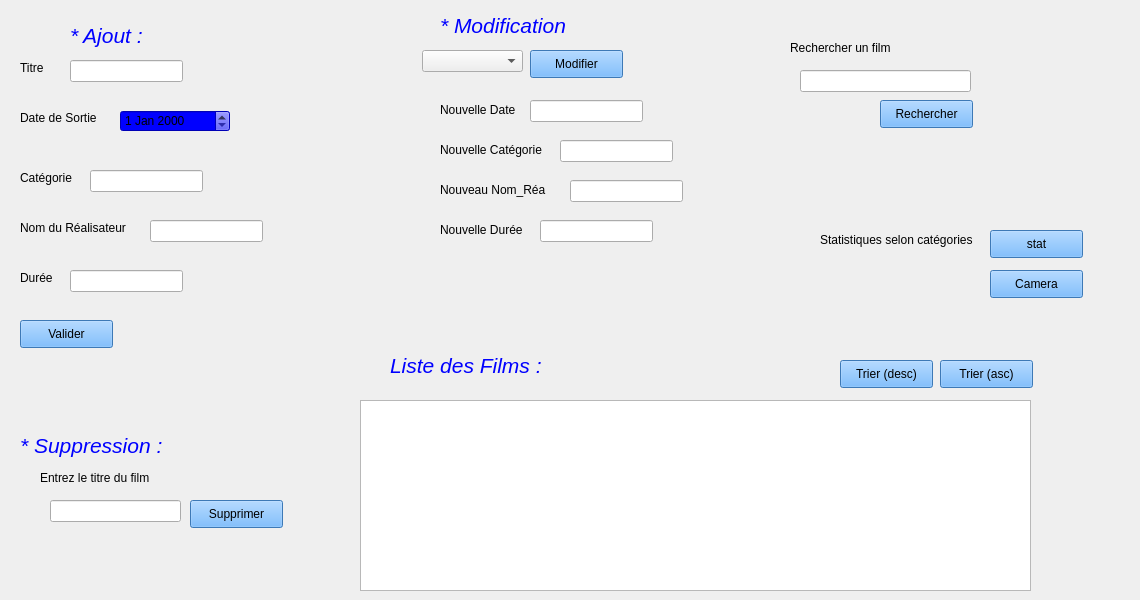
    <widget class="QWidget" name="Films">
     <attribute name="title">
      <string>Films</string>
     </attribute>
     <widget class="QLineEdit" name="lineEditDuree">
      <property name="geometry">
       <rect>
        <x>70</x>
        <y>270</y>
        <width>113</width>
        <height>22</height>
       </rect>
      </property>
      <property name="text">
       <string/>
      </property>
     </widget>
     <widget class="QLineEdit" name="lineEditTitre">
      <property name="geometry">
       <rect>
        <x>70</x>
        <y>60</y>
        <width>113</width>
        <height>22</height>
       </rect>
      </property>
     </widget>
     <widget class="QLabel" name="Titre">
      <property name="geometry">
       <rect>
        <x>20</x>
        <y>60</y>
        <width>56</width>
        <height>16</height>
       </rect>
      </property>
      <property name="styleSheet">
       <string notr="true">color: rgb(0, 0, 0);</string>
      </property>
      <property name="text">
       <string>Titre</string>
      </property>
     </widget>
     <widget class="QLabel" name="Nom_Ra">
      <property name="geometry">
       <rect>
        <x>20</x>
        <y>220</y>
        <width>121</width>
        <height>16</height>
       </rect>
      </property>
      <property name="text">
       <string>Nom du Réalisateur</string>
      </property>
     </widget>
     <widget class="QLabel" name="Duree">
      <property name="geometry">
       <rect>
        <x>20</x>
        <y>270</y>
        <width>56</width>
        <height>16</height>
       </rect>
      </property>
      <property name="text">
       <string>Durée</string>
      </property>
     </widget>
     <widget class="QLabel" name="Catg">
      <property name="geometry">
       <rect>
        <x>20</x>
        <y>170</y>
        <width>56</width>
        <height>16</height>
       </rect>
      </property>
      <property name="text">
       <string>Catégorie</string>
      </property>
     </widget>
     <widget class="QLabel" name="DateF">
      <property name="geometry">
       <rect>
        <x>20</x>
        <y>110</y>
        <width>91</width>
        <height>16</height>
       </rect>
      </property>
      <property name="text">
       <string>Date de Sortie</string>
      </property>
     </widget>
     <widget class="QPushButton" name="pushButtonValidFilm">
      <property name="geometry">
       <rect>
        <x>20</x>
        <y>320</y>
        <width>93</width>
        <height>28</height>
       </rect>
      </property>
      <property name="styleSheet">
       <string notr="true">background-color: rgb(85, 170, 255);
color: rgb(0, 0, 0);</string>
      </property>
      <property name="text">
       <string>Valider</string>
      </property>
     </widget>
     <widget class="QLabel" name="RechF">
      <property name="geometry">
       <rect>
        <x>790</x>
        <y>40</y>
        <width>191</width>
        <height>16</height>
       </rect>
      </property>
      <property name="text">
       <string>Rechercher un film</string>
      </property>
     </widget>
     <widget class="QPushButton" name="pushButtonModifFilm">
      <property name="geometry">
       <rect>
        <x>530</x>
        <y>50</y>
        <width>93</width>
        <height>28</height>
       </rect>
      </property>
      <property name="styleSheet">
       <string notr="true">background-color: rgb(85, 170, 255);
color: rgb(0, 0, 0);</string>
      </property>
      <property name="text">
       <string>Modifier</string>
      </property>
     </widget>
     <widget class="QPushButton" name="pushButtonSuppFilm">
      <property name="geometry">
       <rect>
        <x>190</x>
        <y>500</y>
        <width>93</width>
        <height>28</height>
       </rect>
      </property>
      <property name="styleSheet">
       <string notr="true">background-color: rgb(85, 170, 255);
color: rgb(0, 0, 0);</string>
      </property>
      <property name="text">
       <string>Supprimer</string>
      </property>
     </widget>
     <widget class="QLineEdit" name="lineEditRechFilm">
      <property name="geometry">
       <rect>
        <x>800</x>
        <y>70</y>
        <width>171</width>
        <height>22</height>
       </rect>
      </property>
     </widget>
     <widget class="QLineEdit" name="lineEditNomRea">
      <property name="geometry">
       <rect>
        <x>150</x>
        <y>220</y>
        <width>113</width>
        <height>22</height>
       </rect>
      </property>
     </widget>
     <widget class="QLineEdit" name="lineEditCatAjout">
      <property name="geometry">
       <rect>
        <x>90</x>
        <y>170</y>
        <width>113</width>
        <height>22</height>
       </rect>
      </property>
     </widget>
     <widget class="QTableView" name="tableView">
      <property name="geometry">
       <rect>
        <x>360</x>
        <y>400</y>
        <width>671</width>
        <height>191</height>
       </rect>
      </property>
     </widget>
     <widget class="QLabel" name="ListeF">
      <property name="geometry">
       <rect>
        <x>390</x>
        <y>350</y>
        <width>201</width>
        <height>31</height>
       </rect>
      </property>
      <property name="font">
       <font>
        <family>Arial</family>
        <pointsize>16</pointsize>
        <italic>true</italic>
       </font>
      </property>
      <property name="styleSheet">
       <string notr="true">color: rgb(0, 0, 255);</string>
      </property>
      <property name="text">
       <string>Liste des Films :</string>
      </property>
     </widget>
     <widget class="QLineEdit" name="lineEditSuppFilm">
      <property name="geometry">
       <rect>
        <x>50</x>
        <y>500</y>
        <width>131</width>
        <height>22</height>
       </rect>
      </property>
     </widget>
     <widget class="QLabel" name="SuppFilm">
      <property name="geometry">
       <rect>
        <x>20</x>
        <y>430</y>
        <width>191</width>
        <height>31</height>
       </rect>
      </property>
      <property name="font">
       <font>
        <family>Arial</family>
        <pointsize>16</pointsize>
        <italic>true</italic>
       </font>
      </property>
      <property name="styleSheet">
       <string notr="true">color: rgb(0, 0, 255);</string>
      </property>
      <property name="text">
       <string>* Suppression :</string>
      </property>
     </widget>
     <widget class="QComboBox" name="comboBox_ModifFilm">
      <property name="geometry">
       <rect>
        <x>422</x>
        <y>50</y>
        <width>101</width>
        <height>22</height>
       </rect>
      </property>
     </widget>
     <widget class="QLabel" name="ModifF">
      <property name="geometry">
       <rect>
        <x>440</x>
        <y>15</y>
        <width>171</width>
        <height>21</height>
       </rect>
      </property>
      <property name="font">
       <font>
        <family>Arial</family>
        <pointsize>16</pointsize>
        <italic>true</italic>
       </font>
      </property>
      <property name="styleSheet">
       <string notr="true">color: rgb(255, 255, 0);
color: rgb(0, 0, 255);</string>
      </property>
      <property name="text">
       <string>* Modification</string>
      </property>
     </widget>
     <widget class="QLineEdit" name="lineEditNvDateF">
      <property name="geometry">
       <rect>
        <x>530</x>
        <y>100</y>
        <width>113</width>
        <height>22</height>
       </rect>
      </property>
     </widget>
     <widget class="QLineEdit" name="lineEditNvCat">
      <property name="geometry">
       <rect>
        <x>560</x>
        <y>140</y>
        <width>113</width>
        <height>22</height>
       </rect>
      </property>
     </widget>
     <widget class="QLineEdit" name="lineEditNvNomRea">
      <property name="geometry">
       <rect>
        <x>570</x>
        <y>180</y>
        <width>113</width>
        <height>22</height>
       </rect>
      </property>
     </widget>
     <widget class="QLabel" name="NvDate">
      <property name="geometry">
       <rect>
        <x>440</x>
        <y>100</y>
        <width>81</width>
        <height>20</height>
       </rect>
      </property>
      <property name="text">
       <string>Nouvelle Date</string>
      </property>
     </widget>
     <widget class="QLabel" name="NvCat">
      <property name="geometry">
       <rect>
        <x>440</x>
        <y>140</y>
        <width>111</width>
        <height>20</height>
       </rect>
      </property>
      <property name="text">
       <string>Nouvelle Catégorie</string>
      </property>
     </widget>
     <widget class="QLabel" name="NvNomRea">
      <property name="geometry">
       <rect>
        <x>440</x>
        <y>180</y>
        <width>111</width>
        <height>20</height>
       </rect>
      </property>
      <property name="text">
       <string>Nouveau Nom_Réa</string>
      </property>
     </widget>
     <widget class="QLineEdit" name="lineEditNvDuree">
      <property name="geometry">
       <rect>
        <x>540</x>
        <y>220</y>
        <width>113</width>
        <height>22</height>
       </rect>
      </property>
     </widget>
     <widget class="QLabel" name="NvDuree">
      <property name="geometry">
       <rect>
        <x>440</x>
        <y>220</y>
        <width>91</width>
        <height>20</height>
       </rect>
      </property>
      <property name="text">
       <string>Nouvelle Durée</string>
      </property>
     </widget>
     <widget class="QPushButton" name="pushButtonRechFilm">
      <property name="geometry">
       <rect>
        <x>880</x>
        <y>100</y>
        <width>93</width>
        <height>28</height>
       </rect>
      </property>
      <property name="styleSheet">
       <string notr="true">background-color: rgb(85, 170, 255);
color: rgb(0, 0, 0);</string>
      </property>
      <property name="text">
       <string>Rechercher</string>
      </property>
     </widget>
     <widget class="QPushButton" name="pushButtonTriAscFilm">
      <property name="geometry">
       <rect>
        <x>940</x>
        <y>360</y>
        <width>93</width>
        <height>28</height>
       </rect>
      </property>
      <property name="styleSheet">
       <string notr="true">background-color: rgb(85, 170, 255);
color: rgb(0, 0, 0);</string>
      </property>
      <property name="text">
       <string>Trier (asc)</string>
      </property>
     </widget>
     <widget class="QLabel" name="AjouF">
      <property name="geometry">
       <rect>
        <x>70</x>
        <y>20</y>
        <width>91</width>
        <height>31</height>
       </rect>
      </property>
      <property name="font">
       <font>
        <family>Arial</family>
        <pointsize>16</pointsize>
        <weight>50</weight>
        <italic>true</italic>
        <bold>false</bold>
       </font>
      </property>
      <property name="styleSheet">
       <string notr="true">color: rgb(0, 0, 255);</string>
      </property>
      <property name="text">
       <string>* Ajout :</string>
      </property>
     </widget>
     <widget class="QDateEdit" name="dateEdit_2">
      <property name="geometry">
       <rect>
        <x>120</x>
        <y>110</y>
        <width>110</width>
        <height>22</height>
       </rect>
      </property>
      <property name="styleSheet">
       <string notr="true">background-color: rgb(0, 0, 255);</string>
      </property>
     </widget>
     <widget class="QLabel" name="TitreSupp">
      <property name="geometry">
       <rect>
        <x>40</x>
        <y>470</y>
        <width>131</width>
        <height>16</height>
       </rect>
      </property>
      <property name="text">
       <string>Entrez le titre du film</string>
      </property>
     </widget>
     <widget class="QPushButton" name="pushButtonStatFilm">
      <property name="geometry">
       <rect>
        <x>990</x>
        <y>230</y>
        <width>93</width>
        <height>28</height>
       </rect>
      </property>
      <property name="styleSheet">
       <string notr="true">background-color: rgb(85, 170, 255);
color: rgb(0, 0, 0);</string>
      </property>
      <property name="text">
       <string>stat</string>
      </property>
     </widget>
     <widget class="QLabel" name="StatF">
      <property name="geometry">
       <rect>
        <x>820</x>
        <y>230</y>
        <width>171</width>
        <height>20</height>
       </rect>
      </property>
      <property name="text">
       <string>Statistiques selon catégories</string>
      </property>
     </widget>
     <widget class="QPushButton" name="pushButtonTriDescFilm">
      <property name="geometry">
       <rect>
        <x>840</x>
        <y>360</y>
        <width>93</width>
        <height>28</height>
       </rect>
      </property>
      <property name="styleSheet">
       <string notr="true">background-color: rgb(85, 170, 255);
color: rgb(0, 0, 0);</string>
      </property>
      <property name="text">
       <string>Trier (desc)</string>
      </property>
     </widget>
     <widget class="QLabel" name="label_TimeFilm">
      <property name="geometry">
       <rect>
        <x>1020</x>
        <y>10</y>
        <width>111</width>
        <height>20</height>
       </rect>
      </property>
      <property name="font">
       <font>
        <family>Segoe UI Semibold</family>
        <pointsize>10</pointsize>
        <weight>75</weight>
        <bold>true</bold>
       </font>
      </property>
      <property name="text">
       <string/>
      </property>
     </widget>
     <widget class="QPushButton" name="pushButtonCamFilm">
      <property name="geometry">
       <rect>
        <x>990</x>
        <y>270</y>
        <width>93</width>
        <height>28</height>
       </rect>
      </property>
      <property name="styleSheet">
       <string notr="true">background-color: rgb(85, 170, 255);
color: rgb(0, 0, 0);</string>
      </property>
      <property name="text">
       <string>Camera</string>
      </property>
     </widget>
    </widget>
